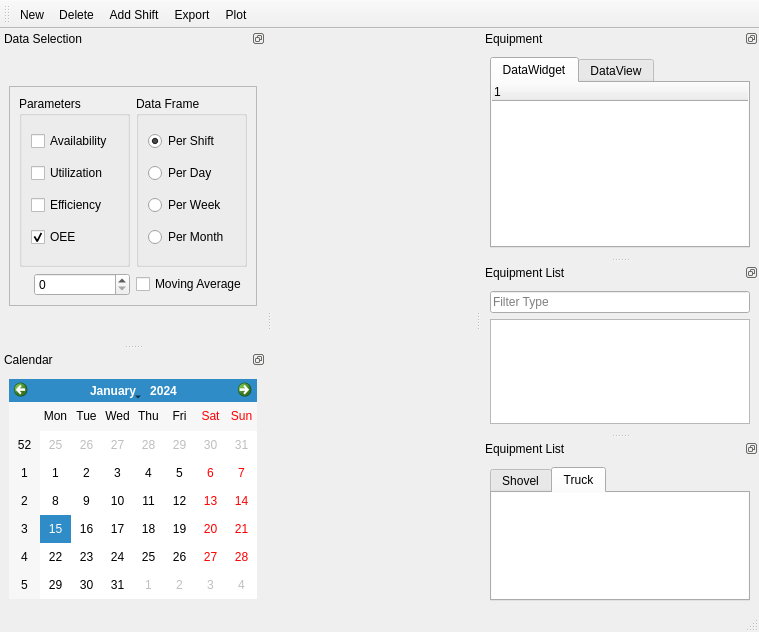
<?xml version="1.0" encoding="UTF-8"?>
<ui version="4.0">
 <class>MainWindow</class>
 <widget class="QMainWindow" name="MainWindow">
  <property name="windowModality">
   <enum>Qt::NonModal</enum>
  </property>
  <property name="geometry">
   <rect>
    <x>0</x>
    <y>0</y>
    <width>759</width>
    <height>632</height>
   </rect>
  </property>
  <property name="windowTitle">
   <string>MineLog</string>
  </property>
  <property name="documentMode">
   <bool>false</bool>
  </property>
  <property name="unifiedTitleAndToolBarOnMac">
   <bool>false</bool>
  </property>
  <widget class="QWidget" name="centralwidget"/>
  <widget class="QDockWidget" name="dockWidget_3">
   <property name="minimumSize">
    <size>
     <width>145</width>
     <height>228</height>
    </size>
   </property>
   <property name="features">
    <set>QDockWidget::DockWidgetFloatable|QDockWidget::DockWidgetMovable</set>
   </property>
   <property name="allowedAreas">
    <set>Qt::LeftDockWidgetArea|Qt::RightDockWidgetArea</set>
   </property>
   <property name="windowTitle">
    <string>Equipment </string>
   </property>
   <attribute name="dockWidgetArea">
    <number>2</number>
   </attribute>
   <widget class="QWidget" name="dockWidgetContents">
    <layout class="QHBoxLayout" name="horizontalLayout_8">
     <item>
      <widget class="QTabWidget" name="eq_tab_2">
       <property name="layoutDirection">
        <enum>Qt::LeftToRight</enum>
       </property>
       <property name="currentIndex">
        <number>0</number>
       </property>
       <widget class="QWidget" name="data_widget">
        <attribute name="title">
         <string>DataWidget</string>
        </attribute>
        <layout class="QHBoxLayout" name="horizontalLayout_14">
         <property name="spacing">
          <number>0</number>
         </property>
         <property name="margin">
          <number>0</number>
         </property>
         <item>
          <widget class="QTreeWidget" name="data_listwidget">
           <property name="frameShape">
            <enum>QFrame::NoFrame</enum>
           </property>
           <column>
            <property name="text">
             <string notr="true">1</string>
            </property>
           </column>
          </widget>
         </item>
        </layout>
       </widget>
       <widget class="QWidget" name="data_view">
        <attribute name="title">
         <string>DataView</string>
        </attribute>
        <layout class="QHBoxLayout" name="horizontalLayout_15">
         <property name="spacing">
          <number>0</number>
         </property>
         <property name="margin">
          <number>0</number>
         </property>
         <item>
          <widget class="QTreeView" name="data_treeView">
           <property name="frameShape">
            <enum>QFrame::NoFrame</enum>
           </property>
          </widget>
         </item>
        </layout>
       </widget>
      </widget>
     </item>
    </layout>
   </widget>
  </widget>
  <widget class="QDockWidget" name="dockWidget">
   <property name="features">
    <set>QDockWidget::DockWidgetFloatable|QDockWidget::DockWidgetMovable</set>
   </property>
   <property name="allowedAreas">
    <set>Qt::LeftDockWidgetArea|Qt::RightDockWidgetArea</set>
   </property>
   <property name="windowTitle">
    <string>Data Selection</string>
   </property>
   <attribute name="dockWidgetArea">
    <number>1</number>
   </attribute>
   <widget class="QWidget" name="dockWidgetContents_2">
    <layout class="QHBoxLayout" name="horizontalLayout_11">
     <item>
      <widget class="QFrame" name="frame_2">
       <property name="maximumSize">
        <size>
         <width>266</width>
         <height>220</height>
        </size>
       </property>
       <property name="frameShape">
        <enum>QFrame::StyledPanel</enum>
       </property>
       <property name="frameShadow">
        <enum>QFrame::Raised</enum>
       </property>
       <layout class="QVBoxLayout" name="verticalLayout">
        <item>
         <layout class="QHBoxLayout" name="horizontalLayout_5">
          <item>
           <widget class="QGroupBox" name="groupBox">
            <property name="title">
             <string>Parameters</string>
            </property>
            <property name="flat">
             <bool>false</bool>
            </property>
            <layout class="QHBoxLayout" name="horizontalLayout_10">
             <item>
              <layout class="QVBoxLayout" name="verticalLayout_5">
               <item>
                <widget class="QCheckBox" name="availability_checkbox">
                 <property name="text">
                  <string>Availability</string>
                 </property>
                </widget>
               </item>
               <item>
                <widget class="QCheckBox" name="utilization_checkbox">
                 <property name="text">
                  <string>Utilization</string>
                 </property>
                </widget>
               </item>
               <item>
                <widget class="QCheckBox" name="eff_checkbox">
                 <property name="text">
                  <string>Efficiency</string>
                 </property>
                </widget>
               </item>
               <item>
                <widget class="QCheckBox" name="oee_checkbox">
                 <property name="text">
                  <string>OEE</string>
                 </property>
                 <property name="checked">
                  <bool>true</bool>
                 </property>
                </widget>
               </item>
              </layout>
             </item>
            </layout>
           </widget>
          </item>
          <item>
           <widget class="QGroupBox" name="dataframe_groupbox">
            <property name="title">
             <string>Data Frame</string>
            </property>
            <property name="flat">
             <bool>false</bool>
            </property>
            <layout class="QHBoxLayout" name="horizontalLayout_9">
             <item>
              <layout class="QVBoxLayout" name="verticalLayout_8">
               <item>
                <widget class="QRadioButton" name="shift_rb">
                 <property name="text">
                  <string>Per Shift</string>
                 </property>
                 <property name="checked">
                  <bool>true</bool>
                 </property>
                </widget>
               </item>
               <item>
                <widget class="QRadioButton" name="day_rb">
                 <property name="text">
                  <string>Per Day</string>
                 </property>
                </widget>
               </item>
               <item>
                <widget class="QRadioButton" name="week_rb">
                 <property name="text">
                  <string>Per Week</string>
                 </property>
                </widget>
               </item>
               <item>
                <widget class="QRadioButton" name="month_rb">
                 <property name="text">
                  <string>Per Month</string>
                 </property>
                </widget>
               </item>
              </layout>
             </item>
            </layout>
           </widget>
          </item>
         </layout>
        </item>
        <item>
         <layout class="QHBoxLayout" name="horizontalLayout_7">
          <property name="leftMargin">
           <number>15</number>
          </property>
          <item>
           <widget class="QSpinBox" name="ma_spinBox"/>
          </item>
          <item>
           <widget class="QCheckBox" name="ma_checkbox">
            <property name="text">
             <string>Moving Average</string>
            </property>
           </widget>
          </item>
         </layout>
        </item>
       </layout>
       <zorder></zorder>
       <zorder></zorder>
      </widget>
     </item>
    </layout>
   </widget>
  </widget>
  <widget class="QDockWidget" name="dockWidget_2">
   <property name="features">
    <set>QDockWidget::DockWidgetFloatable|QDockWidget::DockWidgetMovable</set>
   </property>
   <property name="allowedAreas">
    <set>Qt::LeftDockWidgetArea|Qt::RightDockWidgetArea</set>
   </property>
   <property name="windowTitle">
    <string>Calendar</string>
   </property>
   <attribute name="dockWidgetArea">
    <number>1</number>
   </attribute>
   <widget class="QWidget" name="dockWidgetContents_3">
    <layout class="QHBoxLayout" name="horizontalLayout_12">
     <item>
      <widget class="QCalendarWidget" name="calendarWidget">
       <property name="maximumSize">
        <size>
         <width>266</width>
         <height>220</height>
        </size>
       </property>
       <property name="styleSheet">
        <string notr="true"/>
       </property>
      </widget>
     </item>
    </layout>
   </widget>
  </widget>
  <widget class="QStatusBar" name="statusBar"/>
  <widget class="QToolBar" name="toolBar">
   <property name="windowTitle">
    <string>toolBar</string>
   </property>
   <property name="toolButtonStyle">
    <enum>Qt::ToolButtonTextBesideIcon</enum>
   </property>
   <attribute name="toolBarArea">
    <enum>TopToolBarArea</enum>
   </attribute>
   <attribute name="toolBarBreak">
    <bool>false</bool>
   </attribute>
   <addaction name="actionNewEquipment"/>
   <addaction name="actionDelete"/>
   <addaction name="actionAdd_Shift"/>
   <addaction name="actionExport"/>
   <addaction name="actionPlot"/>
  </widget>
  <widget class="QMenuBar" name="menubar">
   <property name="geometry">
    <rect>
     <x>0</x>
     <y>0</y>
     <width>759</width>
     <height>23</height>
    </rect>
   </property>
  </widget>
  <widget class="QDockWidget" name="dockWidget_7">
   <property name="features">
    <set>QDockWidget::DockWidgetFloatable|QDockWidget::DockWidgetMovable</set>
   </property>
   <property name="windowTitle">
    <string>Equipment List</string>
   </property>
   <attribute name="dockWidgetArea">
    <number>2</number>
   </attribute>
   <widget class="QWidget" name="dockWidgetContents_6">
    <layout class="QVBoxLayout" name="verticalLayout_6">
     <item>
      <layout class="QVBoxLayout" name="verticalLayout_2">
       <item>
        <widget class="QLineEdit" name="eqfilter_lineEdit">
         <property name="placeholderText">
          <string>Filter Type</string>
         </property>
        </widget>
       </item>
      </layout>
     </item>
     <item>
      <widget class="QTreeView" name="eq_treeView">
       <property name="editTriggers">
        <set>QAbstractItemView::NoEditTriggers</set>
       </property>
       <property name="tabKeyNavigation">
        <bool>true</bool>
       </property>
       <property name="sortingEnabled">
        <bool>true</bool>
       </property>
      </widget>
     </item>
    </layout>
   </widget>
  </widget>
  <widget class="QDockWidget" name="dockWidget_8">
   <property name="features">
    <set>QDockWidget::DockWidgetFloatable|QDockWidget::DockWidgetMovable</set>
   </property>
   <property name="windowTitle">
    <string>Equipment List</string>
   </property>
   <attribute name="dockWidgetArea">
    <number>2</number>
   </attribute>
   <widget class="QWidget" name="dockWidgetContents_7">
    <layout class="QVBoxLayout" name="verticalLayout_9">
     <item>
      <layout class="QVBoxLayout" name="verticalLayout_7">
       <item>
        <widget class="QTabWidget" name="eq_tab">
         <property name="layoutDirection">
          <enum>Qt::LeftToRight</enum>
         </property>
         <property name="currentIndex">
          <number>1</number>
         </property>
         <widget class="QWidget" name="shovel_tab">
          <attribute name="title">
           <string>Shovel</string>
          </attribute>
          <layout class="QHBoxLayout" name="horizontalLayout_2">
           <property name="spacing">
            <number>0</number>
           </property>
           <property name="margin">
            <number>0</number>
           </property>
           <item>
            <widget class="QListWidget" name="shovel_listwidget">
             <property name="frameShape">
              <enum>QFrame::NoFrame</enum>
             </property>
             <property name="frameShadow">
              <enum>QFrame::Plain</enum>
             </property>
            </widget>
           </item>
          </layout>
         </widget>
         <widget class="QWidget" name="truck_tab">
          <attribute name="title">
           <string>Truck</string>
          </attribute>
          <layout class="QHBoxLayout" name="horizontalLayout">
           <property name="spacing">
            <number>0</number>
           </property>
           <property name="margin">
            <number>0</number>
           </property>
           <item>
            <widget class="QListWidget" name="truck_listwidget">
             <property name="frameShape">
              <enum>QFrame::NoFrame</enum>
             </property>
            </widget>
           </item>
          </layout>
         </widget>
        </widget>
       </item>
      </layout>
     </item>
    </layout>
   </widget>
  </widget>
  <action name="actionNewEquipment">
   <property name="icon">
    <iconset>
     <normaloff>../../../.designer/backup/flaticons/icons/png/plus.png</normaloff>../../../.designer/backup/flaticons/icons/png/plus.png</iconset>
   </property>
   <property name="text">
    <string>New</string>
   </property>
  </action>
  <action name="actionDelete">
   <property name="icon">
    <iconset>
     <normaloff>../../../.designer/backup/flaticons/icons/png/cancel-2.png</normaloff>../../../.designer/backup/flaticons/icons/png/cancel-2.png</iconset>
   </property>
   <property name="text">
    <string>Delete</string>
   </property>
  </action>
  <action name="actionAdd_Shift">
   <property name="icon">
    <iconset>
     <normaloff>../../../.designer/backup/flaticons/icons/png/copy.png</normaloff>../../../.designer/backup/flaticons/icons/png/copy.png</iconset>
   </property>
   <property name="text">
    <string>Add Shift</string>
   </property>
   <property name="toolTip">
    <string>AddShift</string>
   </property>
  </action>
  <action name="actionPlot">
   <property name="icon">
    <iconset>
     <normaloff>../../../.designer/backup/flaticons/icons/png/next-1.png</normaloff>../../../.designer/backup/flaticons/icons/png/next-1.png</iconset>
   </property>
   <property name="text">
    <string>Plot</string>
   </property>
  </action>
  <action name="actionExport">
   <property name="icon">
    <iconset>
     <normaloff>../../../.designer/backup/flaticons/icons/png/download.png</normaloff>../../../.designer/backup/flaticons/icons/png/download.png</iconset>
   </property>
   <property name="text">
    <string>Export</string>
   </property>
  </action>
 </widget>
 <resources/>
 <connections/>
</ui>
